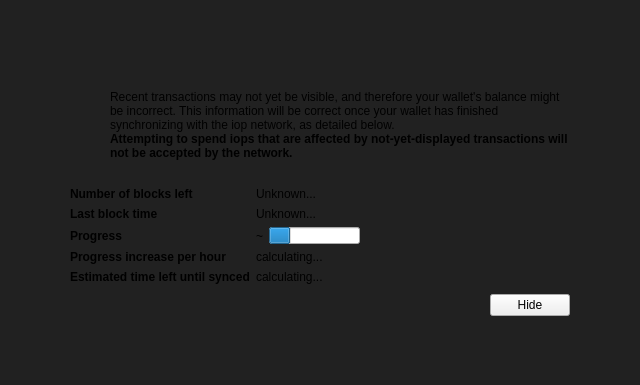
<?xml version="1.0" encoding="UTF-8"?>
<ui version="4.0">
  <class>ModalOverlay</class>
  <widget class="ModalOverlay" name="ModalOverlay">
    <property name="geometry">
      <rect>
        <x>0</x>
        <y>0</y>
        <width>640</width>
        <height>385</height>
      </rect>
    </property>
    <property name="windowTitle">
      <string>Form</string>
    </property>
    <layout class="QVBoxLayout" name="verticalLayout" stretch="0">
      <property name="sizeConstraint">
        <enum>QLayout::SetDefaultConstraint</enum>
      </property>
      <property name="leftMargin">
        <number>0</number>
      </property>
      <property name="topMargin">
        <number>0</number>
      </property>
      <property name="rightMargin">
        <number>0</number>
      </property>
      <property name="bottomMargin">
        <number>0</number>
      </property>
      <item>
        <widget class="QWidget" name="bgWidget" native="true">
          <property name="styleSheet">
            <string notr="true">#bgWidget { background: rgba(0,0,0,220); }</string>
          </property>
          <layout class="QVBoxLayout" name="verticalLayoutMain" stretch="1">
            <property name="leftMargin">
              <number>60</number>
            </property>
            <property name="topMargin">
              <number>60</number>
            </property>
            <property name="rightMargin">
              <number>60</number>
            </property>
            <property name="bottomMargin">
              <number>60</number>
            </property>
            <item>
              <widget class="QWidget" name="contentWidget" native="true">
                <layout class="QVBoxLayout" name="verticalLayoutSub" stretch="1,0,0,0">
                  <property name="spacing">
                    <number>0</number>
                  </property>
                  <property name="leftMargin">
                    <number>10</number>
                  </property>
                  <property name="topMargin">
                    <number>10</number>
                  </property>
                  <property name="rightMargin">
                    <number>10</number>
                  </property>
                  <property name="bottomMargin">
                    <number>10</number>
                  </property>
                  <item>
                    <layout class="QHBoxLayout" name="horizontalLayoutIconText" stretch="0,1">
                      <property name="topMargin">
                        <number>20</number>
                      </property>
                      <item>
                        <layout class="QVBoxLayout" name="verticalLayoutIcon">
                          <property name="leftMargin">
                            <number>0</number>
                          </property>
                          <item>
                            <widget class="QPushButton" name="warningIcon">
                              <property name="enabled">
                                <bool>false</bool>
                              </property>
                              <property name="text">
                                <string/>
                              </property>
                              <property name="styleSheet">
                                <string notr="true">{ border: none; background: transparent; }</string>
                              </property>
                              <property name="icon">
                                <iconset>
                                  <normaloff>:/icons/warning</normaloff>
                                  <disabledoff>:/icons/warning</disabledoff>:/icons/warning
                                </iconset>
                              </property>
                              <property name="iconSize">
                                <size>
                                  <width>48</width>
                                  <height>48</height>
                                </size>
                              </property>
                              <property name="flat">
                                <bool>true</bool>
                              </property>
                            </widget>
                          </item>
                          <item>
                            <spacer name="verticalSpacerWarningIcon">
                              <property name="orientation">
                                <enum>Qt::Vertical</enum>
                              </property>
                              <property name="sizeHint" stdset="0">
                                <size>
                                  <width>20</width>
                                  <height>40</height>
                                </size>
                              </property>
                            </spacer>
                          </item>
                        </layout>
                      </item>
                      <item>
                        <layout class="QVBoxLayout" name="verticalLayoutInfoText">
                          <property name="leftMargin">
                            <number>0</number>
                          </property>
                          <property name="topMargin">
                            <number>0</number>
                          </property>
                          <item>
                            <widget class="QLabel" name="infoText">
                              <property name="text">
                                <string>Recent transactions may not yet be visible, and therefore your wallet's balance might be incorrect. This information will be correct once your wallet has finished synchronizing with the iop network, as detailed below.</string>
                              </property>
                              <property name="textFormat">
                                <enum>Qt::RichText</enum>
                              </property>
                              <property name="wordWrap">
                                <bool>true</bool>
                              </property>
                            </widget>
                          </item>
                          <item>
                            <widget class="QLabel" name="infoTextStrong">
                              <property name="font">
                                <font>
                                  <weight>75</weight>
                                  <bold>true</bold>
                                </font>
                              </property>
                              <property name="text">
                                <string>Attempting to spend iops that are affected by not-yet-displayed transactions will not be accepted by the network.</string>
                              </property>
                              <property name="textFormat">
                                <enum>Qt::RichText</enum>
                              </property>
                              <property name="wordWrap">
                                <bool>true</bool>
                              </property>
                            </widget>
                          </item>
                          <item>
                            <spacer name="verticalSpacerInTextSpace">
                              <property name="orientation">
                                <enum>Qt::Vertical</enum>
                              </property>
                              <property name="sizeHint" stdset="0">
                                <size>
                                  <width>20</width>
                                  <height>40</height>
                                </size>
                              </property>
                            </spacer>
                          </item>
                        </layout>
                      </item>
                    </layout>
                  </item>
                  <item>
                    <spacer name="verticalSpacerAfterText">
                      <property name="orientation">
                        <enum>Qt::Vertical</enum>
                      </property>
                      <property name="sizeHint" stdset="0">
                        <size>
                          <width>20</width>
                          <height>40</height>
                        </size>
                      </property>
                    </spacer>
                  </item>
                  <item>
                    <layout class="QFormLayout" name="formLayout">
                      <property name="fieldGrowthPolicy">
                        <enum>QFormLayout::FieldsStayAtSizeHint</enum>
                      </property>
                      <property name="horizontalSpacing">
                        <number>6</number>
                      </property>
                      <property name="verticalSpacing">
                        <number>6</number>
                      </property>
                      <property name="topMargin">
                        <number>10</number>
                      </property>
                      <item row="0" column="0">
                        <widget class="QLabel" name="labelNumberOfBlocksLeft">
                          <property name="font">
                            <font>
                              <weight>75</weight>
                              <bold>true</bold>
                            </font>
                          </property>
                          <property name="text">
                            <string>Number of blocks left</string>
                          </property>
                        </widget>
                      </item>
                      <item row="0" column="1">
                        <widget class="QLabel" name="numberOfBlocksLeft">
                          <property name="text">
                            <string>Unknown...</string>
                          </property>
                        </widget>
                      </item>
                      <item row="1" column="0">
                        <widget class="QLabel" name="labelLastBlockTime">
                          <property name="font">
                            <font>
                              <weight>75</weight>
                              <bold>true</bold>
                            </font>
                          </property>
                          <property name="text">
                            <string>Last block time</string>
                          </property>
                        </widget>
                      </item>
                      <item row="1" column="1">
                        <widget class="QLabel" name="newestBlockDate">
                          <property name="sizePolicy">
                            <sizepolicy hsizetype="Maximum" vsizetype="Preferred">
                              <horstretch>0</horstretch>
                              <verstretch>0</verstretch>
                            </sizepolicy>
                          </property>
                          <property name="text">
                            <string>Unknown...</string>
                          </property>
                        </widget>
                      </item>
                      <item row="2" column="0">
                        <widget class="QLabel" name="labelSyncDone">
                          <property name="font">
                            <font>
                              <weight>75</weight>
                              <bold>true</bold>
                            </font>
                          </property>
                          <property name="text">
                            <string>Progress</string>
                          </property>
                        </widget>
                      </item>
                      <item row="2" column="1">
                        <layout class="QHBoxLayout" name="horizontalLayoutSync" stretch="0,1">
                          <item>
                            <widget class="QLabel" name="percentageProgress">
                              <property name="text">
                                <string notr="true">~</string>
                              </property>
                            </widget>
                          </item>
                          <item>
                            <widget class="QProgressBar" name="progressBar">
                              <property name="value">
                                <number>24</number>
                              </property>
                              <property name="format">
                                <string/>
                              </property>
                            </widget>
                          </item>
                        </layout>
                      </item>
                      <item row="4" column="0">
                        <widget class="QLabel" name="labelProgressIncrease">
                          <property name="font">
                            <font>
                              <weight>75</weight>
                              <bold>true</bold>
                            </font>
                          </property>
                          <property name="text">
                            <string>Progress increase per hour</string>
                          </property>
                        </widget>
                      </item>
                      <item row="4" column="1">
                        <widget class="QLabel" name="progressIncreasePerH">
                          <property name="text">
                            <string>calculating...</string>
                          </property>
                        </widget>
                      </item>
                      <item row="5" column="0">
                        <widget class="QLabel" name="labelEstimatedTimeLeft">
                          <property name="font">
                            <font>
                              <weight>75</weight>
                              <bold>true</bold>
                            </font>
                          </property>
                          <property name="text">
                            <string>Estimated time left until synced</string>
                          </property>
                        </widget>
                      </item>
                      <item row="5" column="1">
                        <widget class="QLabel" name="expectedTimeLeft">
                          <property name="text">
                            <string>calculating...</string>
                          </property>
                        </widget>
                      </item>
                    </layout>
                  </item>
                  <item>
                    <layout class="QHBoxLayout" name="horizontalLayoutButtons">
                      <property name="leftMargin">
                        <number>10</number>
                      </property>
                      <property name="topMargin">
                        <number>10</number>
                      </property>
                      <item>
                        <spacer name="horizontalSpacer">
                          <property name="orientation">
                            <enum>Qt::Horizontal</enum>
                          </property>
                          <property name="sizeHint" stdset="0">
                            <size>
                              <width>40</width>
                              <height>20</height>
                            </size>
                          </property>
                        </spacer>
                      </item>
                      <item>
                        <widget class="QPushButton" name="closeButton">
                          <property name="text">
                            <string>Hide</string>
                          </property>
                        </widget>
                      </item>
                    </layout>
                  </item>
                </layout>
              </widget>
            </item>
          </layout>
        </widget>
      </item>
    </layout>
  </widget>
  <customwidgets>
    <customwidget>
      <class>ModalOverlay</class>
      <extends>QWidget</extends>
      <header>modaloverlay.h</header>
      <container>1</container>
    </customwidget>
  </customwidgets>
  <resources/>
  <connections/>
</ui>
